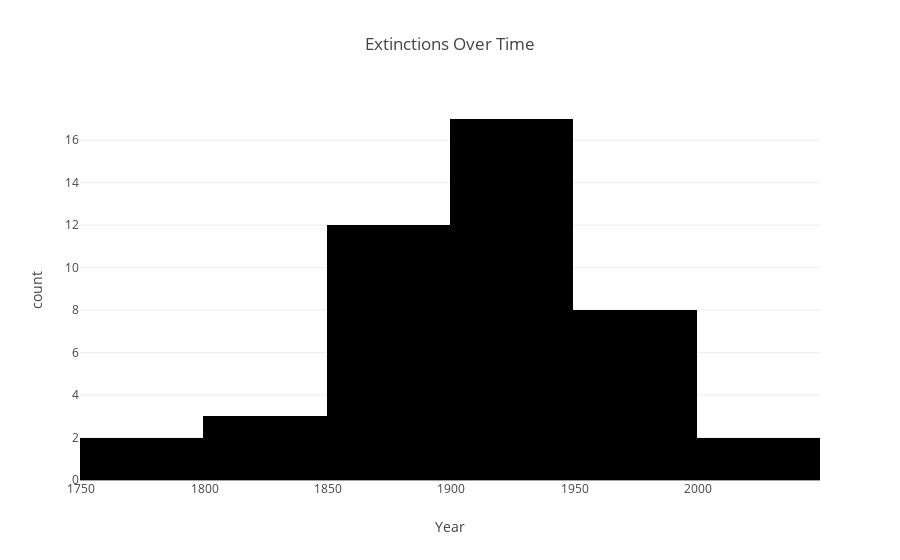
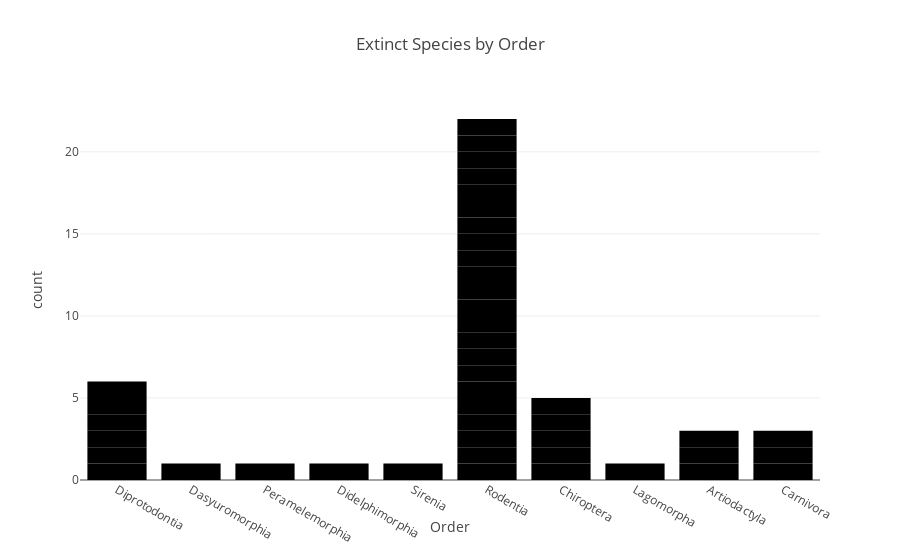

The cell these charts' notebook holds for them, in order:
### Code cell
import matplotlib.pyplot as plt
import seaborn as sns
import plotly.express as px

# Histogram of extinction dates
plt.hist(df['Year'].dropna(), bins=range(1600, 2025, 25))
plt.xlabel('Year')
plt.ylabel('Number of Extinctions')
plt.title('Histogram of Extinction Dates')
plt.show()

# Count of extinct species by order
order_counts = df['Order'].value_counts()
sns.barplot(x=order_counts.index, y=order_counts.values)
plt.xlabel('Order')
plt.ylabel('Number of Extinct Species')
plt.title('Extinct Species by Order')
plt.xticks(rotation=90)
plt.show()

# Interactive plot of extinction by year
fig = px.histogram(df, x='Year', title='Extinctions Over Time')
fig.show()

# Interactive plot of extinct species by order
fig = px.bar(df, x='Order', title='Extinct Species by Order')
fig.show()

### Figure 1 — Plotly figure (JSON) as saved in the notebook; plotly's stock layout.template omitted (floating-point values rounded to 4 significant figures)
{"data": [{"alignmentgroup": "True", "bingroup": "x", "hovertemplate": "Year=%{x}<br>count=%{y}<extra></extra>", "legendgroup": "", "marker": {"color": "#000001", "pattern": {"shape": ""}}, "name": "", "offsetgroup": "", "orientation": "v", "showlegend": false, "type": "histogram", "x": [1875, 1889, 1932, 1935, 1936, 1939, 1943, 1956, 1962, 1768, 2016, 1843, 1846, 1896, 1901, 1902, 1881, 1903, 1903, 1930, 1930, 1931, 1933, 1934, 1955, 1956, 1960, 1926, 1931, 1892, 1877, 1897, 2009, 1774, 1864, 1968, 1870, 1874, 1800, 1932, 1951, 1876, 1894, 1952], "xaxis": "x", "yaxis": "y"}], "layout": {"barmode": "relative", "legend": {"tracegroupgap": 0}, "title": {"text": "Extinctions Over Time"}, "xaxis": {"anchor": "y", "domain": [0, 1], "title": {"text": "Year"}}, "yaxis": {"anchor": "x", "domain": [0, 1], "title": {"text": "count"}}}}

### Figure 2 — Plotly figure (JSON) as saved in the notebook; plotly's stock layout.template omitted (floating-point values rounded to 4 significant figures)
{"data": [{"alignmentgroup": "True", "hovertemplate": "Order=%{x}<br>count=%{y}<extra></extra>", "legendgroup": "", "marker": {"color": "#000001", "pattern": {"shape": ""}}, "name": "", "offsetgroup": "", "orientation": "v", "showlegend": false, "textposition": "auto", "type": "bar", "x": ["Diprotodontia", "Diprotodontia", "Diprotodontia", "Diprotodontia", "Dasyuromorphia", "Diprotodontia", "Peramelemorphia", "Diprotodontia", "Didelphimorphia", "Sirenia", "Rodentia", "Rodentia", "Rodentia", "Rodentia", "Rodentia", "Rodentia", "Rodentia", "Rodentia", "Rodentia", "Rodentia", "Rodentia", "Rodentia", "Rodentia", "Rodentia", "Rodentia", "Rodentia", "Rodentia", "Rodentia", "Rodentia", "Rodentia", "Rodentia", "Rodentia", "Chiroptera", "Lagomorpha", "Chiroptera", "Chiroptera", "Chiroptera", "Chiroptera", "Artiodactyla", "Artiodactyla", "Artiodactyla", "Carnivora", "Carnivora", "Carnivora"], "xaxis": "x", "y": [1, 1, 1, 1, 1, 1, 1, 1, 1, 1, 1, 1, 1, 1, 1, 1, 1, 1, 1, 1, 1, 1, 1, 1, 1, 1, 1, 1, 1, 1, 1, 1, 1, 1, 1, 1, 1, 1, 1, 1, 1, 1, 1, 1], "yaxis": "y"}], "layout": {"barmode": "relative", "legend": {"tracegroupgap": 0}, "title": {"text": "Extinct Species by Order"}, "xaxis": {"anchor": "y", "domain": [0, 1], "title": {"text": "Order"}}, "yaxis": {"anchor": "x", "domain": [0, 1], "title": {"text": "count"}}}}
